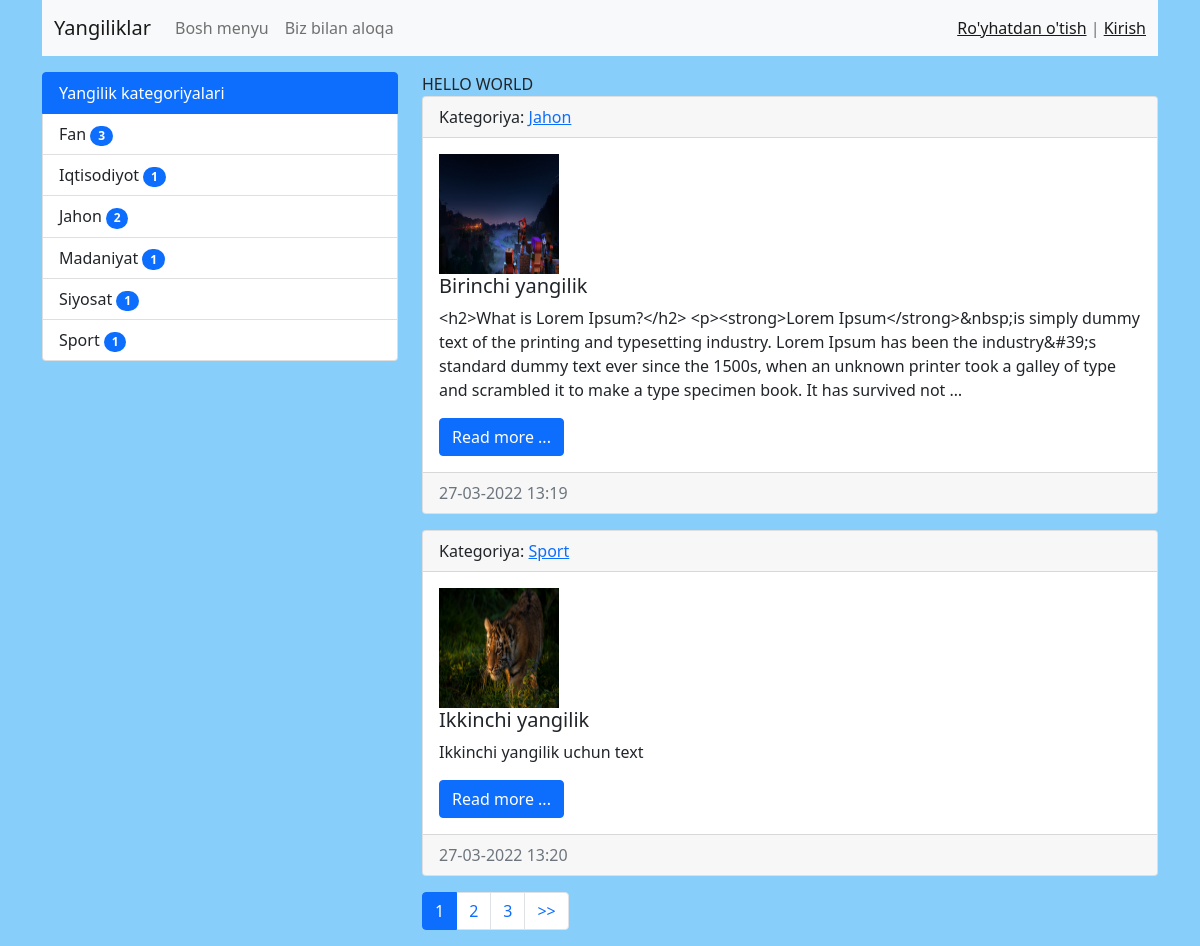
The page / on the database its author committed.
### myapp/models.py (models this page shows, shortened)
class Category(models.Model):
    name = models.CharField(max_length=50)
    slug = models.SlugField(max_length=50, unique=True)
    def get_absolute_url(self):
        return reverse('category', kwargs={'slug': self.slug})
    def __str__(self):
        return self.name
    class Meta:
        verbose_name = 'Kategoriya'
        verbose_name_plural = 'Kategoriyalar'

class News(models.Model):
    title = models.CharField(max_length=200)
    slug = models.SlugField(max_length=200, unique=True)
    description = models.TextField()
    image = models.ImageField(upload_to='news')
    created = models.DateTimeField(auto_now_add=True)
    updated = models.DateTimeField(auto_now=True)
    category = models.ForeignKey(Category, on_delete=models.CASCADE)
    views = models.IntegerField(default=0)
    is_published = models.BooleanField(default=True)
    def get_absolute_url(self):
        return reverse('view_news', kwargs={'slug': self.slug})
    class Meta:
        verbose_name = 'Yangilik'
        verbose_name_plural = 'Yangiliklar'

### myapp/views.py (the view)
# urls.py: path('', cache_page(60)(BoshNews.as_view()), name='home'),
class BoshNews(MyMixin, ListView):
    model = News
    template_name = 'home_news_list.html'
    context_object_name = 'news'
    mixin_prop = 'Hello World'
    paginate_by = 2
    def get_context_data(self, *, object_list=None, **kwargs):
        context = super().get_context_data(**kwargs)
        context['title'] = self.get_upper('Bosh sahifa')
        context['mixin_prop'] = self.get_prop()
        return context
    def get_queryset(self):
        return News.objects.filter(is_published=True)

### myapp/templatetags/news_tags.py (called while the page is built)
@register.inclusion_tag('list_categories.html')
def show_categories():
    categories = Category.objects.annotate(cnt=Count('news', filter=F(
        'news__is_published'
    ))).filter(cnt__gt=0)
    return {'categories':categories}

### myapp/utils.py (called while the page is built)
    def get_prop(self):
        return self.mixin_prop.upper()

    def get_upper(self, satr):
        return satr.upper()

### templates/home_news_list.html (shortened to what this page needs)
{% extends 'base.html' %}
{% load static %}
{% block sidebar %}
    {% include 'inc/_sidebar.html' %}
{% endblock %}
{% block content %}
{{ mixin_prop }}
    {% for new in news %}
        <div class="card mb-3">
            <div class="card-header">
                Kategoriya: <a href='{{ new.category.get_absolute_url }}'>{{ new.category }}</a>
            </div>
            <div class="card-body">
                <div class="media">
                    {% if new.image %}
                        <img src={{ new.image.url }} width="120" height="120">
                    {% endif %}
                    <div class="media-body">
                        <h5 class="card-title">{{ new.title }}</h5>
                        <p class="card-text">{{ new.description|truncatewords:"50" }}</p>
                        <a href="{{ new.get_absolute_url }}" class="btn btn-primary">Read more ...</a>
                    </div>
                </div>
            </div>
            <div class="card-footer text-muted">
                {{ new.created|date:"d-m-Y H:i" }}
            </div>
        </div>
    {% endfor %}
{% endblock %}

### templates/base.html (shortened to what this page needs)
{% load static %}
<!doctype html>
<html lang="en">
<head>
    <link rel="stylesheet" href="{% static 'bootstrap/css/bootstrap.min.css' %}">
    <link rel="stylesheet" href="{% static 'css/style.css' %}">
</head>
<body>
{% include 'inc/_nav.html' %}
<div class="container mt-3">
    <div class="row">
        <div class="col-md-4">
            {% block sidebar %} SIDEBAR {% endblock %}
        </div>
        <div class="col-md-8">
            {% block content %} CONTENT {% endblock %}
            {% if page_obj.has_other_pages %}
                <nav aria-label="...">
                    <ul class="pagination">
                        {% for p in page_obj.paginator.page_range %}
                            {% if page_obj.number == p %}
                                <li class="page-item active" aria-current="page">
                                    <a class="page-link" href="?page={{ p }}">{{ p }}</a>
                                </li>
                            {% elif p > page_obj.number|add:-3 and p < page_obj.number|add:3 %}
                                <li class="page-item">
                                    <a class="page-link" href="?page={{ p }}">{{ p }}</a>
                                </li>
                            {% endif %}
                        {% endfor %}
                        {% if page_obj.has_next %}
                            <li class="page-item">
                                <a class="page-link" href="?page={{ page_obj.next_page_number }}">&gt&gt</a>
                            </li>
                        {% endif %}
                    </ul>
                </nav>
            {% endif %}
        </div>
    </div>
</div>
</body>
</html>

### templates/inc/_nav.html (shortened to what this page needs)
<div class="container">
    <nav class="navbar navbar-expand-lg navbar-light bg-light">
        <div class="container-fluid">
            <a class="navbar-brand" href="{% url 'home' %}">Yangiliklar</a>
            <div class="collapse navbar-collapse" id="navbarSupportedContent">
                <ul class="navbar-nav me-auto mb-2 mb-lg-0">
                    <li class="nav-item">
                        <a class="nav-link" href="{% url 'home' %}">Bosh menyu</a>
                    </li>
                    <li class="nav-item">
                        <a class="nav-link" href="{% url 'contact' %}">Biz bilan aloqa</a>
                    </li>
                </ul>
                {% if request.user.is_authenticated %}
                    Xush kelibsiz {{ user.username }} | <a href="{% url 'logout' %}"> Chiqish </a>
                {% else %}
                    <span class="navbar-text">
                    <a href="{% url 'register' %}">Ro'yhatdan o'tish</a> |
                    <a href="{% url 'login' %}">Kirish</a>
                </span>
                {% endif %}
            </div>
        </div>
    </nav>
</div>

### templates/inc/_sidebar.html (shortened to what this page needs)
{% load news_tags %}
{% show_categories %}

### templates/list_categories.html
<div class="list-group">
    <a href="{% url 'home' %}" class="list-group-item list-group-item-action active" aria-current="true">
        Yangilik kategoriyalari
    </a>
    {% for category in categories %}
        <a href="{{ category.get_absolute_url }}"
           class="list-group-item list-group-item-action">{{ category.name }}
        <span class="badge bg-primary rounded-pill">{{ category.cnt }}</span>
        </a>
    {% endfor %}
</div>

### static/css/style.css (style rules this page uses)
body { background-color: lightskyblue; }

### rows shown on the page
Category: name "Fan", cnt "3"
Category: name "Iqtisodiyot", cnt "1"
Category: name "Jahon", cnt "2"
Category: name "Madaniyat", cnt "1"
Category: name "Siyosat", cnt "1"
Category: name "Sport", cnt "1"
News: category "Jahon", image (picture), title "Birinchi yangilik", description "<h2>What is Lorem Ipsum?</h2> <p><strong>Lorem Ipsum</strong>&nbsp;is simply dummy text of the printing and typesetting industry. Lorem Ipsum has been the industry&#39;s standard dummy text ever since the 1500s, when an unknown printer took a galley of type and scrambled it to make a type specimen book. It has survived not …", created "27-03-2022 13:19"
News: category "Sport", image (picture), title "Ikkinchi yangilik", description "Ikkinchi yangilik uchun text", created "27-03-2022 13:20"

### other values the page prints
{{ mixin_prop }} "HELLO WORLD"
{{ p }} "1"
{{ p }} "2" "3"
